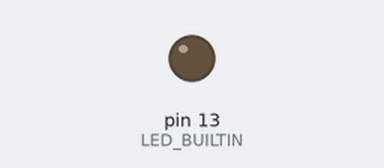
The sketch below on a simulated Arduino Uno, built with avr-gcc and run on an emulated ATmega328P. Shown: output pins drawn as LEDs (lit = HIGH).

Above: at 0.9 s.
At 2.6 s:
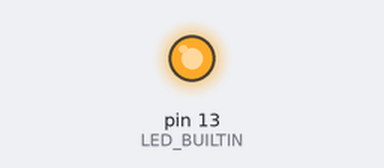
Timing chart, 0 to 6.6 s (numbered marks = the images above):
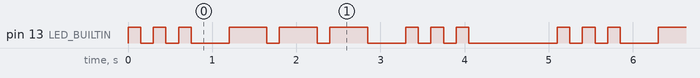

The sketch:

BlinkSOS.ino
```cpp
void setup() {
  // Initialize LED_BUILTIN as output
  pinMode(LED_BUILTIN, OUTPUT);
}

//Fucntion to blink letter 'o'
void morse_o() {
  digitalWrite(LED_BUILTIN, HIGH);
  delay(450);
  digitalWrite(LED_BUILTIN, LOW);
  delay(150);
  digitalWrite(LED_BUILTIN, HIGH);
  delay(450);
  digitalWrite(LED_BUILTIN, LOW);
  delay(150);
  digitalWrite(LED_BUILTIN, HIGH);
  delay(450);
  digitalWrite(LED_BUILTIN, LOW);
}

//Fucntion to blink letter 's'
void morse_s() {
  digitalWrite(LED_BUILTIN, HIGH);
  delay(150);
  digitalWrite(LED_BUILTIN, LOW);
  delay(150);
  digitalWrite(LED_BUILTIN, HIGH);
  delay(150);
  digitalWrite(LED_BUILTIN, LOW);
  delay(150);
  digitalWrite(LED_BUILTIN, HIGH);
  delay(150);
  digitalWrite(LED_BUILTIN, LOW);
}

// Loops 'SOS' in morse code forever
void loop() {
  morse_s();
  delay(450);
  morse_o();
  delay(450);
  morse_s();
  delay(1050);
}
```

Measured:
- by itself, pin 13 (LED_BUILTIN): repeats every 5.1 s: 2 × (LOW 0.15 s, HIGH 0.15 s), LOW 0.45 s, 2 × (HIGH 0.45 s, LOW 0.15 s), HIGH 0.45 s, LOW 0.45 s, 2 × (HIGH 0.15 s, LOW 0.15 s), HIGH 0.15 s, LOW 1.1 s, HIGH 0.15 s
- by itself, everything shown: repeats every 5.1 s, in 18 steps
